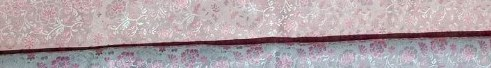
#> input picture assets/fabrics/verified/v001-rose.jpg, 491 x 68 px
$ python -i split_fabrics.py   (imports and definitions only)
#> lines starting #> are read from the running program, lines starting #| are printed output that depends on the picture; after the words box and inside, x2 and y2 are one past the last pixel; in counts of white or black regions, pixels touching at a corner belong together
"""Crop verified fabrics, build photo masks, write templates.json."""
from __future__ import annotations

import json
from collections import Counter
from pathlib import Path

from PIL import Image, ImageEnhance, ImageFilter, ImageOps

SRC_DIR = Path(
    r"C:\Users\ameya\.cursor\projects\c-Users-ameya-OneDrive-Desktop-Dressindia\assets"
)
ROOT = Path(r"C:\Users\ameya\OneDrive\Desktop\Dressindia")
OUT_DIR = ROOT / "assets" / "fabrics" / "verified"
JSON_PATH = ROOT / "assets" / "fabrics.json"
TPL = ROOT / "assets" / "templates"
TPL_JSON = ROOT / "assets" / "templates.json"

JOBS = [
    ("*PHOTO-2026-08-13-11-35-25-fd606367*", "h", 6, (0.08, 0.08, 0.92, 0.78)),
    ("*PHOTO-2026-08-13-11-35-25_1-450ec343*", "h", 9, (0.08, 0.07, 0.92, 0.80)),
    ("*PHOTO-2026-08-13-11-35-25_2-b3013211*", "h", 7, (0.07, 0.08, 0.93, 0.78)),
    ("*PHOTO-2026-08-13-11-35-25_3-0b164372*", "h", 9, (0.08, 0.07, 0.92, 0.82)),
    ("*PHOTO-2026-08-13-11-35-25_4-cb3edfb7*", "v", 9, (0.03, 0.12, 0.97, 0.86)),
    ("*PHOTO-2026-08-13-11-35-25_5-ea4a77c8*", "v", 7, (0.04, 0.14, 0.96, 0.84)),
    ("*PHOTO-2026-08-13-11-35-25_6-6dccc8cb*", "h", 5, (0.08, 0.10, 0.92, 0.78)),
    ("*PHOTO-2026-08-13-11-35-25_7-5e6ac208*", "h", 8, (0.08, 0.08, 0.92, 0.80)),
    ("*PHOTO-2026-08-13-11-35-26-3f43f2ee*", "grid13", 13, (0.05, 0.07, 0.96, 0.86)),
    ("*PHOTO-2026-08-13-11-35-26_2-6322501c*", "h", 10, (0.08, 0.06, 0.92, 0.82)),
]


def rgb_to_hsv(r, g, b):
    r, g, b = r / 255.0, g / 255.0, b / 255.0
    mx, mn = max(r, g, b), min(r, g, b)
    df = mx - mn
    if df == 0:
        h = 0.0
    elif mx == r:
        h = (60 * ((g - b) / df) + 360) % 360
    elif mx == g:
        h = (60 * ((b - r) / df) + 120) % 360
    else:
        h = (60 * ((r - g) / df) + 240) % 360
    s = 0 if mx == 0 else df / mx
    return h, s, mx


# [211 lines left out: functions color_name, sort_key, dominant_hsv, find, even_split, peak_split and 3 more, not called in this run]


def is_skin(r, g, b):
    h, s, v = rgb_to_hsv(r, g, b)
    return (0 <= h <= 40 or h >= 350) and 0.18 < s < 0.68 and 0.25 < v < 0.95 and r > g > b * 0.7


def close_mask(mask: Image.Image) -> Image.Image:
    m = mask.filter(ImageFilter.MaxFilter(7))
    m = m.filter(ImageFilter.MinFilter(7))
    m = m.filter(ImageFilter.GaussianBlur(0.8))
    return m.point(lambda p: 255 if p > 90 else 0)


# [41 lines left out: functions punch_overlay, light_map, mask_black_bg, not called in this run]


def mask_color_seed(path: Path, waist=0.36, hem=0.97, thresh=95):
#> called with path = '../assets/fabrics/verified/v001-rose.jpg', waist = 0.36, hem = 0.97, thresh = 95
    im = Image.open(path).convert("RGB")
#> im is the input picture: PIL image 491x68 RGB; mean R, G, B 176, 162.2, 167.5
    w, h = im.size
#> w = 491; h = 68
    pix = im.load()
    sx, sy = int(w * 0.50), int(h * 0.62)
#> sx = 245; sy = 42
    sr, sg, sb = pix[sx, sy]
#> sr = 56; sg = 9; sb = 25
    skirt = Image.new("L", (w, h), 0)
#> skirt: PIL image 491x68 L; every value is 0
    blouse = Image.new("L", (w, h), 0)
    sp, bp = skirt.load(), blouse.load()
    wy, hy = int(h * waist), int(h * hem)
#> wy = 24; hy = 65
    t2 = thresh * thresh
    for y in range(h):
        for x in range(w):
            r, g, b = pix[x, y]
            if is_skin(r, g, b):
                continue
            dist = (r - sr) ** 2 + (g - sg) ** 2 + (b - sb) ** 2
            if dist > t2:
                continue
            if y >= wy and y <= hy:
                sp[x, y] = 255
            elif int(h * 0.18) < y < wy:
                bp[x, y] = 255
    return close_mask(skirt), close_mask(blouse), im.convert("RGBA")
#> in close_mask, `m = mask.filter(ImageFilter.MaxFilter(7))`:
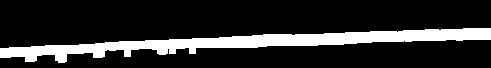
#> m: PIL image 491x68 L; 17% white; 1 white region, box (x1, y1, x2, y2) and area: (0, 28, 491, 63) 5667
#> in close_mask, `m = m.filter(ImageFilter.MinFilter(7))`:
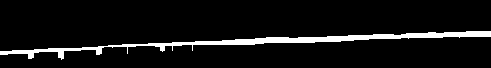
#> m: PIL image 491x68 L; 6.9% white; 1 white region, box (x1, y1, x2, y2) and area: (0, 31, 491, 60) 2319
#> in close_mask, `m = m.filter(ImageFilter.GaussianBlur(0.8))`:
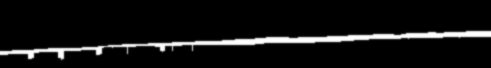
#> m: PIL image 491x68 L; min 0, max 255, mean 17.7
#> in close_mask, `return m.point(lambda p: 255 if p > 90 else 0)`:
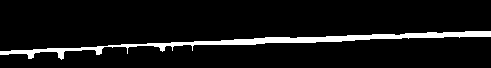
#> returned value: PIL image 491x68 L; 7.1% white; 1 white region, box (x1, y1, x2, y2) and area: (0, 31, 491, 60) 2373


# [52 lines left out: functions save_set, build_masks, not called in this run]


# [3 lines not run here, left out]

>>> result = mask_color_seed('../assets/fabrics/verified/v001-rose.jpg')
